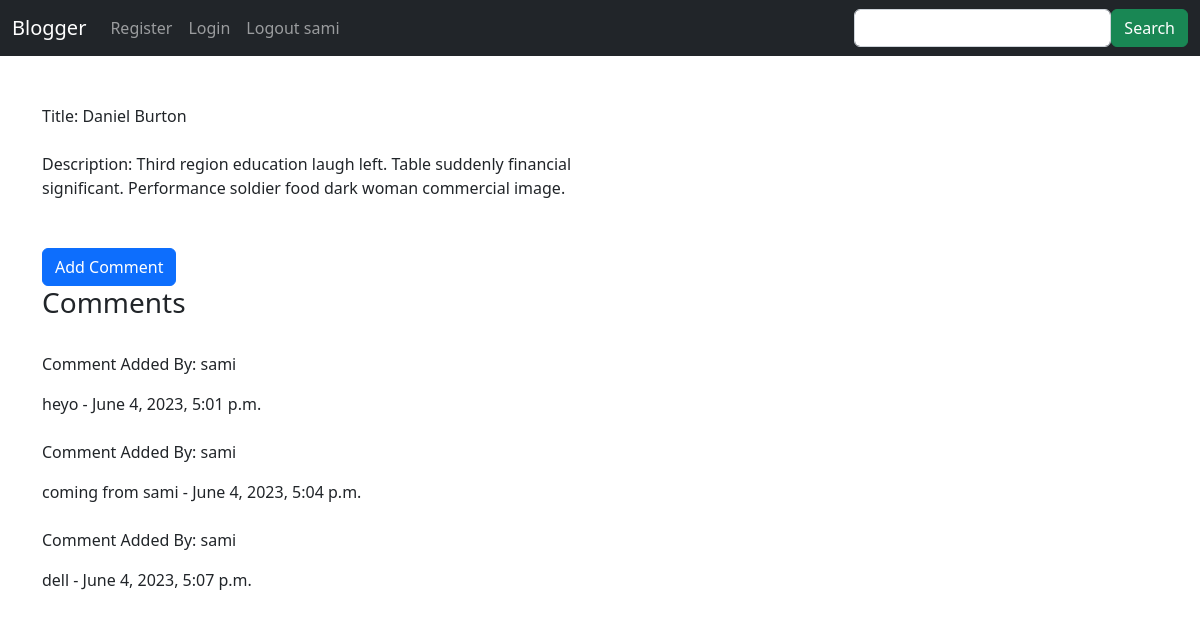
Screenshot of /show/186 (signed in) with the database file from the repository.
### blog/models.py (models this page shows, shortened)
class Blog(models.Model):
    title = models.CharField(max_length=100)
    description = models.TextField(max_length=700)
    created_date = models.DateTimeField(default=timezone.now)
    category = models.ForeignKey(Category, on_delete=models.CASCADE, default=True, null=False)
    created_by = models.ForeignKey(User, related_name='blogs', on_delete=models.CASCADE, null=True)

class Comment(models.Model):
    blog = models.ForeignKey(Blog, related_name="comments", on_delete=models.CASCADE, null=True)
    body = models.TextField()
    date_added = models.DateTimeField(auto_now_add=True)

### blog/views.py (the view)
# urls.py: path('show/<int:id>', views.detail_view, name='detail-view'),
def detail_view(request, id):
    data = Blog.objects.get(id=id)
    return render(request, "blog/detail_view.html", {'data': data})

### blog/templates/blog/detail_view.html (shortened to what this page needs)
<!DOCTYPE html>
<html>
<head>
</head>
<body>
    {% extends 'blog/base.html' %}
    {% block content %}
        <div class="container pt-5">
            <div class="col-md-6">
                Title:
                {{data.title}}
            </div>
            <br/>
            <div class="col-md-6">
                Description:
                {{data.description}}
            </div>
            <br/>
            <br/>
            <div>
                <a href="{% url 'add_comment' data.id %}" class="btn btn-primary">Add Comment</a>
                <h3>Comments</h3>
                <br />
                {% if not data.comments.all %}
                    No Comments yet
                    {% comment %} <a href="#">Add Comment</a> {% endcomment %}
                {% else %}
                    {% for comment in data.comments.all %}
                        <p>Comment Added By: {{request.user}}</p>
                        {{comment.body}} -
                        {{comment.date_added}}
                        <br />
                        <br />
                    {% endfor %}
                {% endif %}
            </div>
        </div>
    {% endblock %}

### blog/templates/blog/base.html (shortened to what this page needs)
<!DOCTYPE html>
<html lang="en">
<head>
  <link href="https://cdn.jsdelivr.net/npm/bootstrap@5.2.3/dist/css/bootstrap.min.css" rel="stylesheet">
<link rel="stylesheet" href="https://cdn.jsdelivr.net/npm/bootstrap-icons@1.3.0/font/bootstrap-icons.css">
</head>
<body>
  <nav class="navbar navbar-expand-sm navbar-dark bg-dark">
    <div class="container-fluid">
      <a class="navbar-brand" href="{% url 'index' %}">Blogger</a>
      <div class="collapse navbar-collapse" id="mynavbar">
        <ul class="navbar-nav me-auto">
          <li class="nav-item">
            <a class="nav-link" href="{% url 'signup' %}">Register</a>
          </li>
          <li class="nav-item">
            <a class="nav-link" href="{% url 'login' %}">Login</a>
          </li>
          {% if request.user.is_authenticated %}
            <li class="nav-item">
              <a class="nav-link" href="{% url 'logout' %}">Logout {{request.user}}</a>
            </li>
          {% endif %}
        </ul>
        {% include "blog/search.html" %}
      </div>
    </div>
  </nav>
{% block content %}
{% endblock %}
</html>

### rows the page displays
Blog: title "Daniel Burton", description "Third region education laugh left. Table suddenly financial significant. Performance soldier food dark woman commercial image."
Comment: body "heyo", date_added "June 4, 2023, 5:01 p.m."
Comment: body "coming from sami", date_added "June 4, 2023, 5:04 p.m."
Comment: body "dell", date_added "June 4, 2023, 5:07 p.m."

### other values shown
{{ request.user }} "sami"
